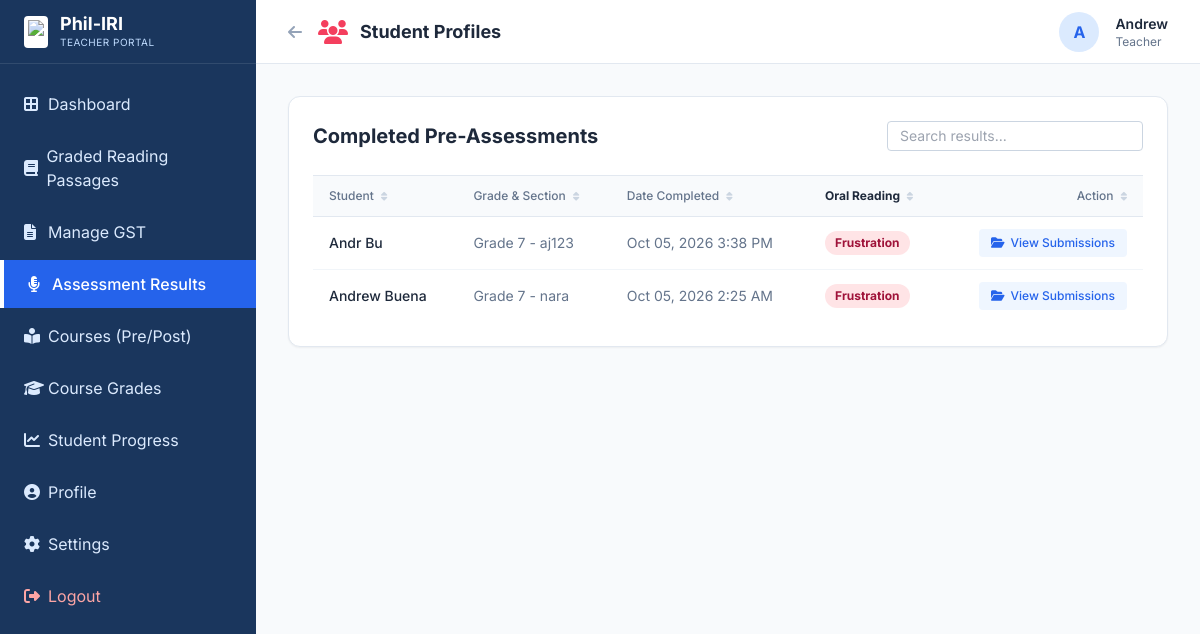
The page /assessment_result.php (signed in) on the database as committed earlier.
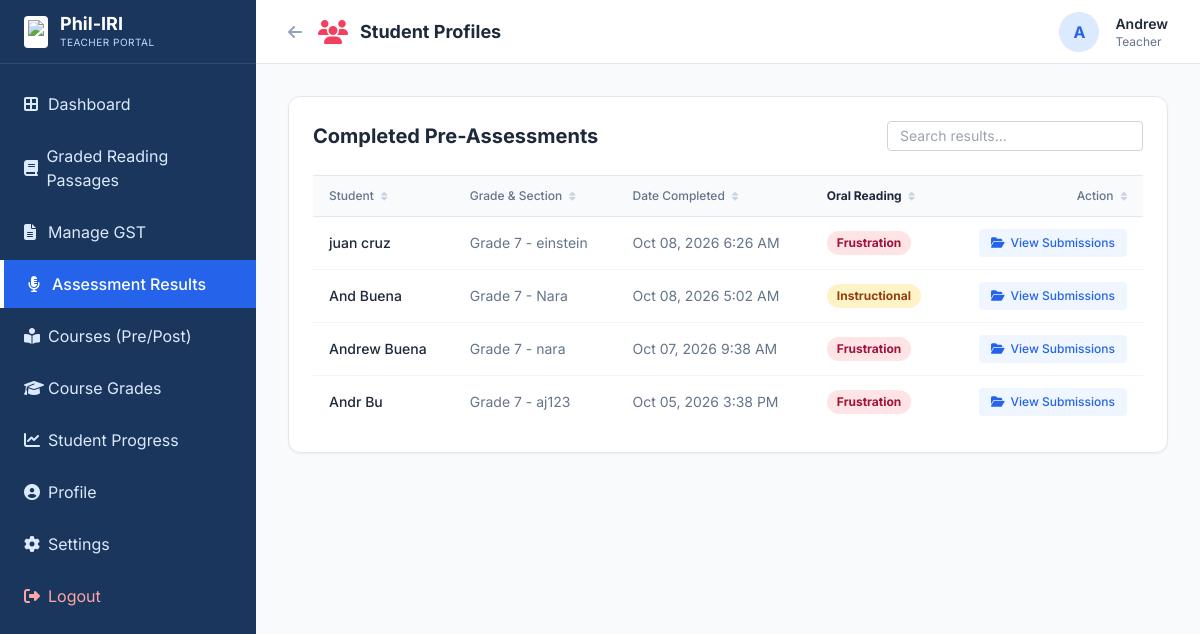
The same page on the database as committed later.
### tables this page shows
CREATE TABLE `reading_profiles` (
  `user_id` int NOT NULL,
  `independent_grade` int DEFAULT NULL,
  `instructional_grade` int DEFAULT NULL,
  `frustration_grade` int DEFAULT NULL,
  `updated_at` timestamp NULL DEFAULT CURRENT_TIMESTAMP ON UPDATE CURRENT_TIMESTAMP,
  PRIMARY KEY (`user_id`)
);

CREATE TABLE `users` (
  `id` int NOT NULL AUTO_INCREMENT,
  `fname` varchar(50) DEFAULT NULL,
  `mname` varchar(50) DEFAULT NULL,
  `lname` varchar(50) DEFAULT NULL,
  `age` int DEFAULT NULL,
  `grade` varchar(20) DEFAULT NULL,
  `section` varchar(50) DEFAULT NULL,
  `grade_level` varchar(20) DEFAULT NULL,
  `email` varchar(100) DEFAULT NULL,
  `username` varchar(50) DEFAULT NULL,
  `password` varchar(255) DEFAULT NULL,
  `role` enum('teacher','student') DEFAULT 'student',
  `created_at` timestamp NULL DEFAULT CURRENT_TIMESTAMP,
  `lrn` varchar(20) DEFAULT 'Not Assigned',
  `current_level` varchar(20) DEFAULT 'Pending',
  `test_status` varchar(20) DEFAULT 'Pending',
  PRIMARY KEY (`id`),
  UNIQUE KEY `email` (`email`),
  UNIQUE KEY `username` (`username`)
);

### assessment_result.php (the view, shortened to what the changed rows need)
<?php
require_once 'config.php';
$stmt = $pdo->query("
    SELECT rp.*, u.id as student_id, u.fname, u.lname, u.grade_level, u.section
    FROM reading_profiles rp
    JOIN users u ON rp.user_id = u.id
    ORDER BY rp.updated_at DESC
");
$profiles = $stmt->fetchAll();
?>
<!DOCTYPE html>
<html lang="en">
<head>
    <script src="https://cdn.tailwindcss.com"></script>
    <link rel="stylesheet" href="https://cdnjs.cloudflare.com/ajax/libs/font-awesome/6.4.0/css/all.min.css">
</head>
<body class="flex h-screen overflow-hidden text-slate-800">
    <?php include 'teacher_sidebar.php'; ?>
    <div class="flex-1 flex flex-col h-screen overflow-hidden">
    <header class="h-16 bg-white border-b border-slate-200 flex items-center justify-between px-4 md:px-8 shrink-0">
        <div class="flex items-center">
            <h1 class="font-bold text-lg text-slate-800">Student Profiles</h1>
        </div>
    </header>
    <main class="flex-1 p-4 md:p-8 max-w-6xl mx-auto w-full overflow-y-auto">
        <div class="bg-white rounded-xl shadow-sm border border-slate-200 p-6">
            <div class="flex justify-between items-center mb-6">
                <h2 class="text-xl font-bold text-slate-800">Completed Pre-Assessments</h2>
            </div>
            <?php if (count($profiles) > 0): ?>
                <div class="overflow-x-auto">
                    <table id="assessmentTable" class="w-full text-sm text-left border-collapse">
                        <thead class="text-xs text-slate-500 bg-slate-50 border-y border-slate-200">
                            <tr>
                                <th class="py-3 px-4 font-medium">Student</th>
                                <th class="py-3 px-4 font-medium">Grade & Section</th>
                                <th class="py-3 px-4 font-medium">Date Completed</th>
                                <th class="py-3 px-4 font-bold text-slate-800 whitespace-nowrap">Oral Reading</th>
                                <th class="py-3 px-4 font-medium text-right">Action</th>
                            </tr>
                        </thead>
                        <tbody class="divide-y divide-slate-100">
                            <?php foreach($profiles as $prof):
                                $date = date('M d, Y g:i A', strtotime($prof['updated_at']));
                                $enrolled_grade = intval(preg_replace('/[^0-9]/', '', $prof['grade_level']));
                                $final_status = 'Pending';
                                if ($prof['independent_grade'] !== null || $prof['instructional_grade'] !== null || $prof['frustration_grade'] !== null) {
                                    if ($prof['independent_grade'] !== null && $enrolled_grade <= intval($prof['independent_grade'])) {
                                        $final_status = 'Independent';
                                    } elseif ($prof['instructional_grade'] !== null && $enrolled_grade <= intval($prof['instructional_grade'])) {
                                        $final_status = 'Instructional';
                                    } else {
                                        $final_status = 'Frustration';
                                    }
                                }
                                $display_verdict = $final_status;
                                $status_color = 'bg-slate-100 text-slate-800';
                                if ($final_status === 'Frustration') $status_color = 'bg-rose-100 text-rose-800';
                                elseif ($final_status === 'Instructional') $status_color = 'bg-amber-100 text-amber-800';
                                elseif ($final_status === 'Independent') $status_color = 'bg-emerald-100 text-emerald-800';
                            ?>
                            <tr class="hover:bg-slate-50">
                                <td class="py-3 px-4 font-medium text-slate-800"><?php echo htmlspecialchars($prof['fname'] . ' ' . $prof['lname']); ?></td>
                                <td class="py-3 px-4 text-slate-500"><?php echo htmlspecialchars($prof['grade_level'] . ' - ' . $prof['section']); ?></td>
                                <td class="py-3 px-4 text-slate-500"><?php echo $date; ?></td>
                                <td class="py-3 px-4">
                                    <span class="inline-block whitespace-nowrap px-2.5 py-1 rounded-full text-xs font-bold <?php echo $status_color; ?>">
                                        <?php echo $display_verdict; ?>
                                    </span>
                                </td>
                                <td class="py-3 px-4 text-right">
                                    <a href="student_submissions.php?user_id=<?php echo $prof['student_id']; ?>" class="inline-flex items-center px-3 py-1.5 bg-blue-50 text-blue-600 hover:bg-blue-100 rounded text-xs font-medium transition">
                                        <i class="fas fa-folder-open mr-1.5"></i> View Submissions
                                    </a>
                                </td>
                            </tr>
                            <?php endforeach; ?>
                        </tbody>
                    </table>
                </div>
            <?php endif; ?>
        </div>
    </main>
        </div>
</body>
</html>

Rows that differ between the two databases and show on the page:
added reading_profiles: users.fname+lname "juan cruz", users.grade_level+section "Grade 7 - einstein", updated_at "Oct 08, 2026 6:26 AM", display_verdict "Frustration"
added reading_profiles: users.fname+lname "And Buena", users.grade_level+section "Grade 7 - Nara", updated_at "Oct 08, 2026 5:02 AM", display_verdict "Instructional"
changed reading_profiles "Andrew Buena": updated_at "Oct 05, 2026 2:25 AM" → "Oct 07, 2026 9:38 AM"; moves up the list
